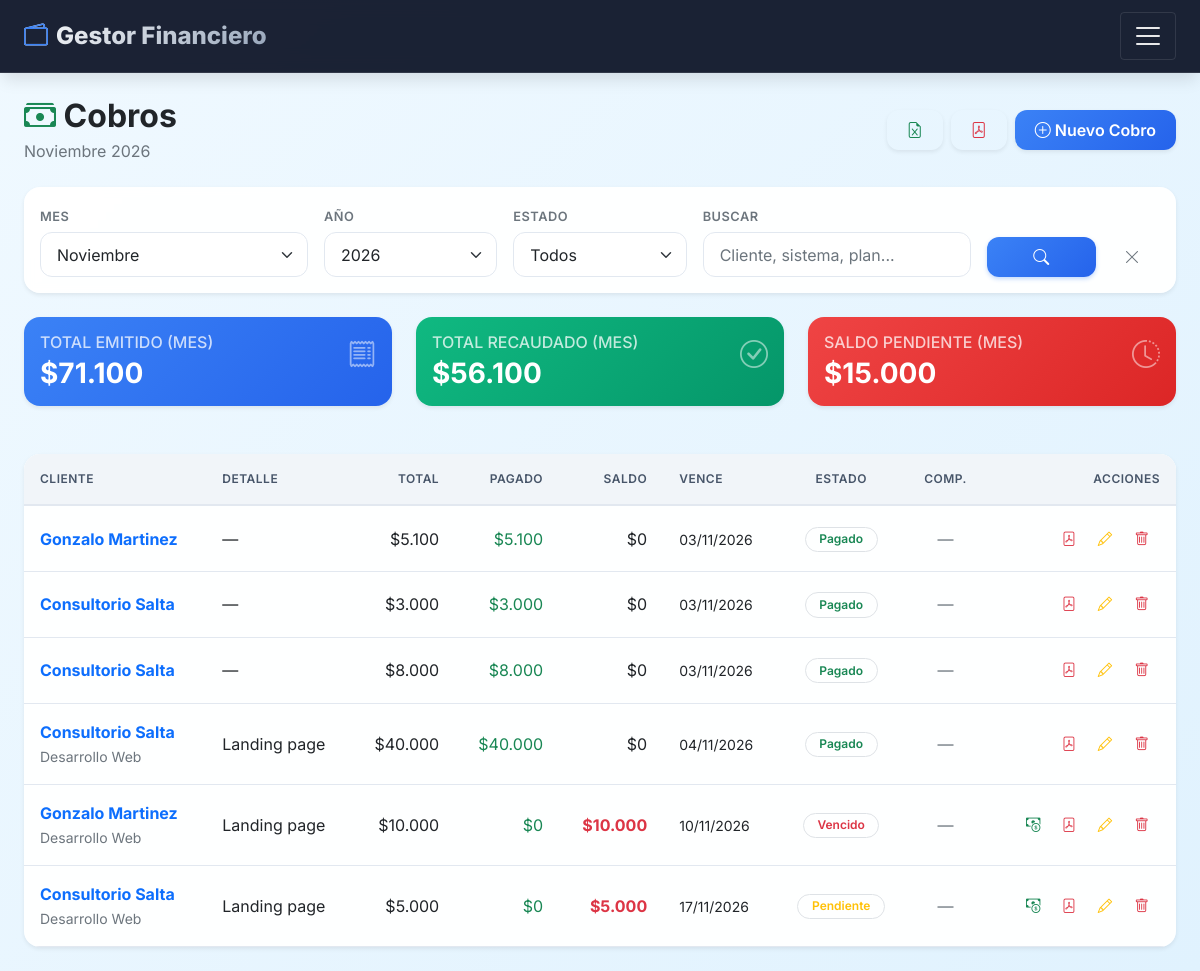
Page /cobros/ (signed in) on the committed database.
### finances/models.py (models this page shows, shortened)
class Cobro(models.Model):
    ESTADO_CHOICES = [
        ('pendiente', 'Pendiente'),
        ('pagado', 'Pagado'),
        ('parcial', 'Pago Parcial'),
        ('vencido', 'Vencido'),
        ('cancelado', 'Cancelado'),
    ]
    FORMA_PAGO_CHOICES = [
        ('transferencia', 'Transferencia'),
        ('efectivo', 'Efectivo'),
        ('cheque', 'Cheque'),
        ('debito_automatico', 'Débito Automático'),
        ('otro', 'Otro'),
    ]
    PERIODICIDAD_CHOICES = [
        ('unico', 'Único'),
        ('semanal', 'Semanal'),
        ('quincenal', 'Quincenal'),
        ('mensual', 'Mensual'),
        ('bimestral', 'Bimestral'),
        ('trimestral', 'Trimestral'),
        ('semestral', 'Semestral'),
        ('anual', 'Anual'),
    ]
    usuario = models.ForeignKey(User, on_delete=models.CASCADE, null=True, blank=True)
    nombre_cliente = models.CharField(max_length=200, verbose_name='Cliente/Empresa')
    cliente = models.ForeignKey(
        Cliente, on_delete=models.SET_NULL, null=True, blank=True,
        verbose_name='Cliente (opcional)', related_name='cobros'
    )
    sistema = models.CharField(max_length=200, blank=True, verbose_name='Sistema',
                               help_text='Ej: Sistema de Concesionaria')
    plan = models.CharField(max_length=100, blank=True, verbose_name='Plan',
                            help_text='Ej: Básico, Premium')
    monto_total = models.DecimalField(max_digits=12, decimal_places=2, verbose_name='Monto a cobrar')
    monto_pagado = models.DecimalField(max_digits=12, decimal_places=2, default=0, verbose_name='Monto pagado')
    saldo = models.DecimalField(max_digits=12, decimal_places=2, default=0, verbose_name='Saldo pendiente')
    fecha_emision = models.DateField(default=timezone.now, verbose_name='Fecha de emisión')
    fecha_vencimiento = models.DateField(null=True, blank=True, verbose_name='Fecha de vencimiento', db_index=True)
    fecha_pago = models.DateField(null=True, blank=True, verbose_name='Fecha de pago')
    estado = models.CharField(
        max_length=15, choices=ESTADO_CHOICES,
        default='pendiente', db_index=True
    )
    forma_pago = models.CharField(max_length=20, choices=FORMA_PAGO_CHOICES, default='transferencia')
    comprobante = models.FileField(
        upload_to='comprobantes/%Y/%m/', null=True, blank=True,
        verbose_name='Comprobante'
    )
    es_recurrente = models.BooleanField(default=True, verbose_name='Es recurrente')
    periodicidad = models.CharField(max_length=20, choices=PERIODICIDAD_CHOICES, default='mensual')
    observaciones = models.TextField(blank=True)
    creado = models.DateTimeField(auto_now_add=True)
    actualizado = models.DateTimeField(auto_now=True)
    meses_a_generar = models.IntegerField(
        default=1, verbose_name='Meses a generar',
        help_text='Cantidad de meses a generar por adelantado'
    )
    ajuste_precio_cada = models.IntegerField(
        default=0, verbose_name='Ajuste de precio cada N meses',
        help_text='0 = sin ajuste, 3 = cada 3 meses'
    )
    porcentaje_ajuste = models.DecimalField(
        max_digits=5, decimal_places=2, default=0,
        verbose_name='% de ajuste',
        help_text='Porcentaje de aumento (ej: 10 para 10%)'
    )
    concepto = models.CharField(max_length=200, blank=True, verbose_name='Concepto',
                               help_text='Ej: Desarrollo Web, Consultoría, Alquiler')
    detalle = models.CharField(max_length=100, blank=True, verbose_name='Detalle',
                            help_text='Ej: Pago mensual, Seña')
    class Meta:
        ordering = ['-fecha_vencimiento']
        verbose_name = 'Cobro'
        verbose_name_plural = 'Cobros'
        indexes = [                                      # ← NUEVO
            models.Index(fields=['usuario', 'estado']),
            models.Index(fields=['usuario', 'fecha_vencimiento']),
            models.Index(fields=['usuario', 'cliente']),
        ]

### finances/views.py (the view)
# urls.py: path('cobros/', views.lista_cobros, name='lista_cobros'),
@login_required
def lista_cobros(request):
    actualizar_estados(request)
    hoy = hoy_local()
    mes = request.GET.get('mes', hoy.month)
    año = request.GET.get('año', hoy.year)
    estado = request.GET.get('estado', '')
    buscar = request.GET.get('buscar', '')
    cobros = Cobro.objects.filter(usuario=request.user)
    if mes:
        mes = int(mes)
        if año:
            año = int(año)
            cobros = cobros.filter(
                fecha_vencimiento__month=mes,
                fecha_vencimiento__year=año
            )
    elif año:
        año = int(año)
        cobros = cobros.filter(fecha_vencimiento__year=año)
    if estado:
        cobros = cobros.filter(estado=estado)
    if buscar:
        cobros = cobros.filter(
            Q(nombre_cliente__icontains=buscar) |
            Q(concepto__icontains=buscar) |
            Q(detalle__icontains=buscar)
        )
    cobros = cobros.select_related('cliente').order_by('fecha_vencimiento')
    totales = cobros.aggregate(
        total=Sum('monto_total'),
        pagado=Sum('monto_pagado'),
        pendiente=Sum('saldo')
    )
    context = {
        'cobros': cobros,
        'totales': totales,
        'meses': [(i, MESES_ES[i]) for i in range(1, 13)],
        'años': range(2024, hoy.year + 2),
        'filtros': {
            'mes': int(mes) if mes else '',
            'año': int(año) if año else '',
            'estado': estado,
            'buscar': buscar,
        },
        'nombre_mes': MESES_ES[int(mes)] if mes else '',
        'año_actual': int(año) if año else hoy.year,
    }
    return render(request, 'finances/lista_cobros.html', context)

### finances/templates/finances/lista_cobros.html (shortened to what this page needs)
{% extends 'finances/base.html' %}
{% load humanize %}
{% block content %}
<div class="d-flex justify-content-between align-items-center mb-4">
    <div>
        <h2 class="fw-bold mb-0">
            <i class="bi bi-cash-stack text-success"></i> Cobros
        </h2>
        <p class="text-muted mt-1 mb-0">{{ nombre_mes }} {{ año_actual }}</p>
    </div>
        <div class="d-flex gap-2">
        <a href="{% url 'exportar_cobros_excel' %}?{{ request.GET.urlencode }}" class="btn btn-outline-success shadow-sm" title="Exportar a Excel">
            <i class="bi bi-file-earmark-excel"></i>
        </a>
        <a href="{% url 'exportar_cobros_pdf' %}?{{ request.GET.urlencode }}" class="btn btn-outline-danger shadow-sm" title="Exportar a PDF">
            <i class="bi bi-file-pdf"></i>
        </a>
        <a href="{% url 'crear_cobro' %}" class="btn btn-primary shadow-sm">
            <i class="bi bi-plus-circle"></i> Nuevo Cobro
        </a>
    </div>
</div>
<div class="card border-0 shadow-sm mb-4">
    <div class="card-body">
        <form method="GET" class="row g-3">
            <div class="col-md-3">
                <label class="form-label small text-muted">Mes</label>
                <select name="mes" class="form-select">
                    {% for num, nombre in meses %}
                    <option value="{{ num }}" {% if filtros.mes == num %}selected{% endif %}>{{ nombre }}</option>
                    {% endfor %}
                </select>
            </div>
            <div class="col-md-2">
                <label class="form-label small text-muted">Año</label>
                <select name="año" class="form-select">
                    {% for año in años %}
                    <option value="{{ año }}" {% if filtros.año == año %}selected{% endif %}>{{ año }}</option>
                    {% endfor %}
                </select>
            </div>
            <div class="col-md-2">
                <label class="form-label small text-muted">Estado</label>
                <select name="estado" class="form-select">
                    <option value="">Todos</option>
                </select>
            </div>
            <div class="col-md-3">
                <label class="form-label small text-muted">Buscar</label>
                <input type="text" name="buscar" class="form-control"
                       value="{{ filtros.buscar }}" placeholder="Cliente, sistema, plan...">
            </div>
            <div class="col-md-2 d-flex align-items-end gap-2">
                <button type="submit" class="btn btn-primary flex-grow-1">
                    <i class="bi bi-search"></i>
                </button>
                <a href="{% url 'lista_cobros' %}" class="btn btn-outline-secondary" title="Limpiar filtros">
                    <i class="bi bi-x-lg"></i>
                </a>
            </div>
        </form>
    </div>
</div>
<div class="row g-4 mb-4">
    <div class="col-md-4">
        <div class="card border-0 shadow-sm text-white" style="background: linear-gradient(135deg, #3b82f6, #2563eb);">
            <div class="card-body">
                <div class="d-flex justify-content-between align-items-start">
                    <div>
                        <h6 class="opacity-75 mb-1">TOTAL EMITIDO (MES)</h6>
                        <h3 class="mb-0 fw-bold">${{ totales.total|default:0|floatformat:0|intcomma }}</h3>
                    </div>
                    <i class="bi bi-receipt fs-3 opacity-50"></i>
                </div>
            </div>
        </div>
    </div>
    <div class="col-md-4">
        <div class="card border-0 shadow-sm text-white" style="background: linear-gradient(135deg, #10b981, #059669);">
            <div class="card-body">
                <div class="d-flex justify-content-between align-items-start">
                    <div>
                        <h6 class="opacity-75 mb-1">TOTAL RECAUDADO (MES)</h6>
                        <h3 class="mb-0 fw-bold">${{ totales.pagado|default:0|floatformat:0|intcomma }}</h3>
                    </div>
                    <i class="bi bi-check-circle fs-3 opacity-50"></i>
                </div>
            </div>
        </div>
    </div>
    <div class="col-md-4">
        <div class="card border-0 shadow-sm text-white" style="background: linear-gradient(135deg, #ef4444, #dc2626);">
            <div class="card-body">
                <div class="d-flex justify-content-between align-items-start">
                    <div>
                        <h6 class="opacity-75 mb-1">SALDO PENDIENTE (MES)</h6>
                        <h3 class="mb-0 fw-bold">${{ totales.pendiente|default:0|floatformat:0|intcomma }}</h3>
                    </div>
                    <i class="bi bi-clock-history fs-3 opacity-50"></i>
                </div>
            </div>
        </div>
    </div>
</div>
<div class="card border-0 shadow-sm">
    <div class="card-body p-0">
        <div class="table-responsive">
            <table class="table table-hover align-middle mb-0">
                <thead class="table-light">
                    <tr>
                        <th>Cliente</th>
                        <th>Detalle</th>
                        <th class="text-end">Total</th>
                        <th class="text-end">Pagado</th>
                        <th class="text-end">Saldo</th>
                        <th>Vence</th>
                        <th class="text-center">Estado</th>
                        <th class="text-center">Comp.</th>
                        <th class="text-end">Acciones</th>
                    </tr>
                </thead>
                <tbody>
                    {% for cobro in cobros %}
                    <tr>
                        <td>
                            {% if cobro.cliente %}
                                <a href="{% url 'historial_cliente' cobro.cliente.slug %}" class="text-decoration-none fw-bold">
                                    {{ cobro.nombre_cliente }}
                                </a>
                            {% else %}
                                <span class="fw-bold">{{ cobro.nombre_cliente }}</span>
                            {% endif %}
                            {% if cobro.concepto %}
                            <br><small class="text-muted">{{ cobro.concepto }}</small>
                            {% endif %}
                        </td>
                        <td>{{ cobro.detalle|default:"—" }}</td>
                        <td class="text-end">${{ cobro.monto_total|floatformat:0|intcomma }}</td>
                        <td class="text-end text-success">${{ cobro.monto_pagado|floatformat:0|intcomma }}</td>
                        <td class="text-end {% if cobro.saldo > 0 %}text-danger fw-bold{% endif %}">
                            ${{ cobro.saldo|floatformat:0|intcomma }}
                        </td>
                        <td>
                            <small>
                                {% if cobro.fecha_vencimiento %}
                                    {{ cobro.fecha_vencimiento|date:"d/m/Y" }}
                                {% else %}
                                    {{ cobro.fecha_emision|date:"d/m/Y" }}
                                {% endif %}
                            </small>
                        </td>
                        <td class="text-center">
                            {% if cobro.estado == 'pagado' %}
                                <span class="badge bg-success-subtle text-success border border-success-subtle">Pagado</span>
                            {% elif cobro.estado == 'pendiente' %}
                                <span class="badge bg-warning-subtle text-warning border border-warning-subtle">Pendiente</span>
                            {% elif cobro.estado == 'parcial' %}
                                <span class="badge bg-info-subtle text-info border border-info-subtle">Parcial</span>
                            {% elif cobro.estado == 'vencido' %}
                                <span class="badge bg-danger-subtle text-danger border border-danger-subtle">Vencido</span>
                            {% elif cobro.estado == 'cancelado' %}
                                <span class="badge bg-secondary-subtle text-secondary border border-secondary-subtle">Cancelado</span>
                            {% endif %}
                        </td>
                        <td class="text-center">
                            {% if cobro.comprobante %}
                                <a href="{{ cobro.comprobante.url }}" target="_blank" class="btn btn-sm btn-outline-info" title="Ver comprobante">
                                    <i class="bi bi-paperclip"></i>
                                </a>
                            {% else %}
                                <span class="text-muted">—</span>
                            {% endif %}
                        </td>
                        <td class="text-end">
                            <div class="btn-group btn-group-sm" role="group">
                                {% if cobro.saldo > 0 %}
                                <a href="{% url 'registrar_pago' cobro.id %}" class="btn btn-outline-success" title="Registrar pago">
                                    <i class="bi bi-cash-coin"></i>
                                </a>
                                {% endif %}
                                <a href="{% url 'comprobante_pdf' cobro.id %}" class="btn btn-outline-danger" title="Descargar PDF">
                                    <i class="bi bi-file-pdf"></i>
                                </a>
                                <a href="{% url 'editar_cobro' cobro.id %}" class="btn btn-outline-warning" title="Editar">
                                    <i class="bi bi-pencil"></i>
                                </a>
                                <form method="post" action="{% url 'eliminar_cobro' cobro.id %}" class="d-inline">
                                    <button type="submit" class="btn btn-outline-danger" title="Eliminar"
                                            onclick="return confirm('¿Eliminar este cobro?')">
                                        <i class="bi bi-trash"></i>
                                    </button>
                                </form>
                            </div>
                        </td>
                    </tr>
                    {% endfor %}
                </tbody>
            </table>
        </div>
    </div>
</div>
{% endblock %}

### rows in the picture
Cobro: nombre_cliente "Gonzalo Martinez", detalle "—", monto_total "5.100", monto_pagado "5.100", saldo "0", fecha_vencimiento "03/11/2026", estado "Pagado"
Cobro: nombre_cliente "Consultorio Salta", detalle "—", monto_total "3.000", monto_pagado "3.000", saldo "0", fecha_vencimiento "03/11/2026", estado "Pagado"
Cobro: nombre_cliente "Consultorio Salta", detalle "—", monto_total "8.000", monto_pagado "8.000", saldo "0", fecha_vencimiento "03/11/2026", estado "Pagado"
Cobro: nombre_cliente "Consultorio Salta", concepto "Desarrollo Web", detalle "Landing page", monto_total "40.000", monto_pagado "40.000", saldo "0", fecha_vencimiento "04/11/2026", estado "Pagado"
Cobro: nombre_cliente "Gonzalo Martinez", concepto "Desarrollo Web", detalle "Landing page", monto_total "10.000", monto_pagado "0", saldo "10.000", fecha_vencimiento "10/11/2026", estado "Vencido"
Cobro: nombre_cliente "Consultorio Salta", concepto "Desarrollo Web", detalle "Landing page", monto_total "5.000", monto_pagado "0", saldo "5.000", fecha_vencimiento "17/11/2026", estado "Pendiente"

### other values in the picture
{{ nombre_mes }} "Noviembre"
{{ año_actual }} "2026"
{{ totales.total|default:0|floatformat:0|intcomma }} "71.100"
{{ totales.pagado|default:0|floatformat:0|intcomma }} "56.100"
{{ totales.pendiente|default:0|floatformat:0|intcomma }} "15.000"
form field mes "Noviembre"
form field año "2026"
